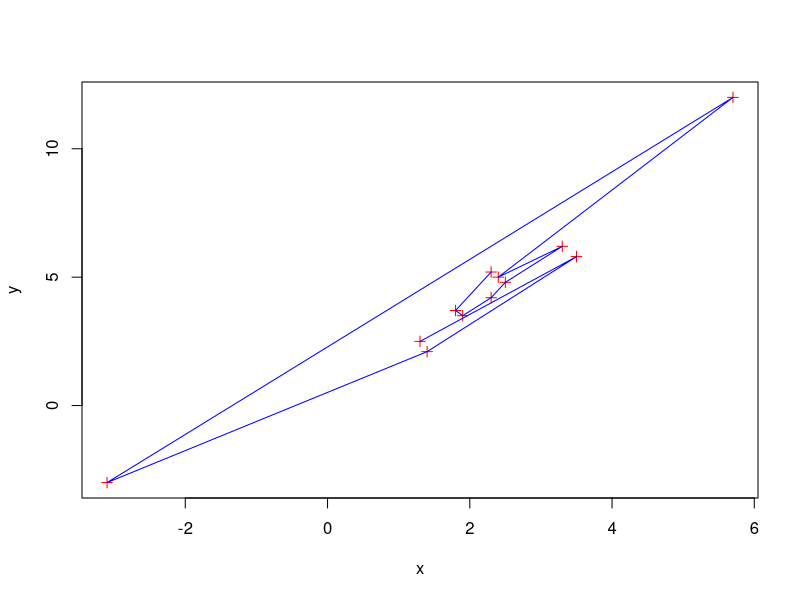

Reproduce this figure in R.
# create a new variable called my.num that contains 6 numbers

var1 = "hello"
print(var1)

var2 <- "hello"
print(var2)

"hello" -> var3
print(var3)


# multiply my.num by 4

a <- 4
b <- 9
result <- a * b
print(result) 



# create a second variable called my.char that contains 5 character strings

assign("variable_name",3)

print(variable_name)


# combine the two variables my.num and my.char into a variable called both

string1 <- "Geeks" # 
string2 <- "forGeeks" 

vec <- cbind(string1, string2) # combined vector.

S <- paste(string1, string2, sep ="")

print(S)# print the output string

M <- paste(vec, collapse = "#")
print(M)


# what is the length of both?

x <- c(6)
y <- c(1, 2, 3, 4, 5)

length(x)
length(y)

# what class is both?

a <- list(name="yanshu", Roll_No=7144)

class(a) <- "Student"

a

# divide both by 3, what happens?

gender <- c("m", "f", "f", "f", "m", "m", "f", "m", "f", "f", "m") 
height <- c(71, 64, 65, 70, 79, 80, 69, 79, 70, 71, 78) 
df <- data.frame(gender, height) 

cat("Original data frame:\n") 
print(df) 
 
s <- split(df, df$gender) 

cat("\nAfter splitting data:\n") 
print(s) 


# create a vector with elements 1 2 3 4 5 6 and call it x

vec=c( 1 : 20, "jenish", "yanshu",
       "meet", 45.7, 56, 34, 56)
print(vec)



# create another vector with elements 10 20 30 40 50 and call it y

for (i in 1:5) {
  cat("Iteration ", i, "\n")
}


# what happens if you try to add x and y together? why?

vec1 <- 1:9
vec1

vec2 <-9:1
vec2

c(vec1,vec2)


# append the value 60 onto the vector y (hint: you can use the c() function)

x <- rep(1:5) 

gfg <- append(x, 10) 

print(gfg) 


# add x and y together

x <- c(1.3, 3.5, 1.4, -3.1, 5.7, 2.4, 
       3.3, 2.5, 2.3, 1.9, 1.8, 2.3)
y <- c(2.5, 5.8, 2.1, -3, 12, 5, 6.2,
       4.8, 4.2, 3.5, 3.7, 5.2)

plot(x, y, cex = 1, pch = 3,
     xlab ="x", ylab ="y",
     col ="Red")

lines(x, y, col = "Blue")


# multiply x and y together. pay attention to how R performs operations on vectors of the same length.

X <- c(1, 4, 5, 2, 6, 7) 
print('using c function')
print(X)

Y <- seq(1, 10, length.out = 5) 
print('using seq() function') 
print(Y)

Z <- 5:10
print('using colon')
print(Y)

